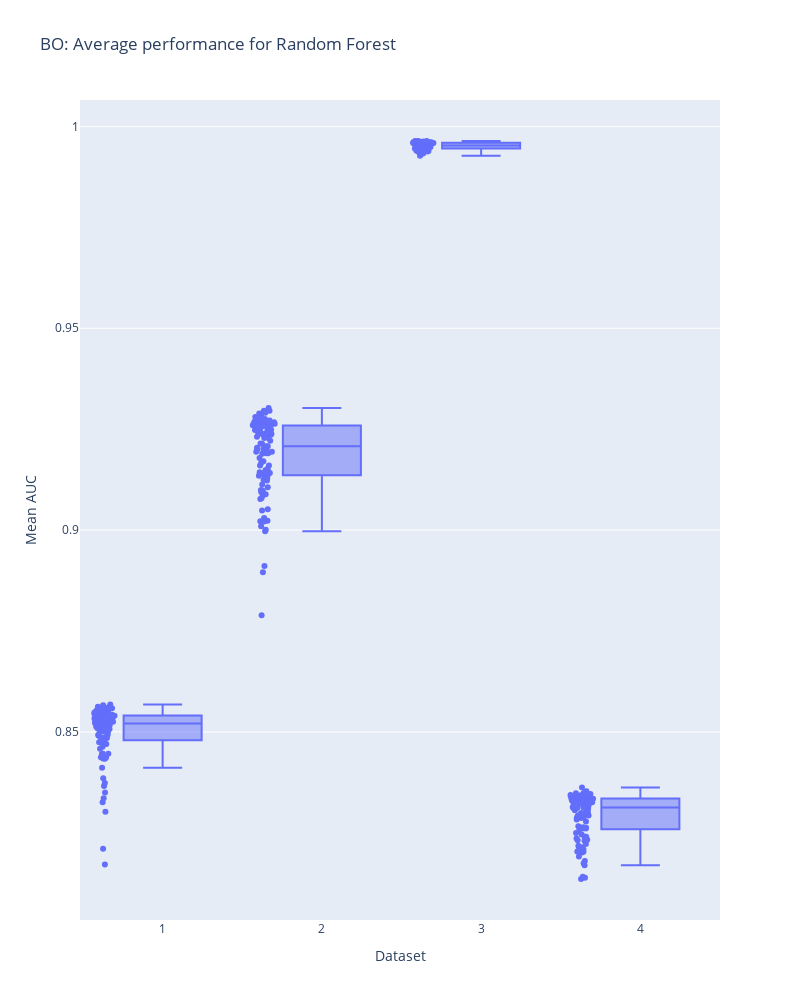

Write notebook code for a chart like this one.
### Markdown cell above
AUC w zależności od zbioru

### Code cell
boxplot(bo_rf_individuals,"BO: Average performance for Random Forest")

### Figure 1 — Plotly figure (JSON) as saved in the notebook; plotly's stock layout.template omitted (floating-point values rounded to 4 significant figures; data arrays with more than 128 entries replaced by an {"elided": "..."} marker saying what was removed)
{"data": [{"alignmentgroup": "True", "boxpoints": "all", "hovertemplate": "Dataset=%{x}<br>Mean AUC=%{y}<extra></extra>", "legendgroup": "", "marker": {"color": "#636efa"}, "name": "", "notched": false, "offsetgroup": "", "orientation": "v", "showlegend": false, "type": "box", "x": {"elided": "400 str values"}, "x0": " ", "xaxis": "x", "y": {"elided": "400 float values"}, "y0": " ", "yaxis": "y"}], "layout": {"boxmode": "group", "height": 1000, "legend": {"tracegroupgap": 0}, "title": {"text": "BO: Average performance for Random Forest"}, "width": 800, "xaxis": {"anchor": "y", "domain": [0, 1], "title": {"text": "Dataset"}}, "yaxis": {"anchor": "x", "domain": [0, 1], "title": {"text": "Mean AUC"}}}}
